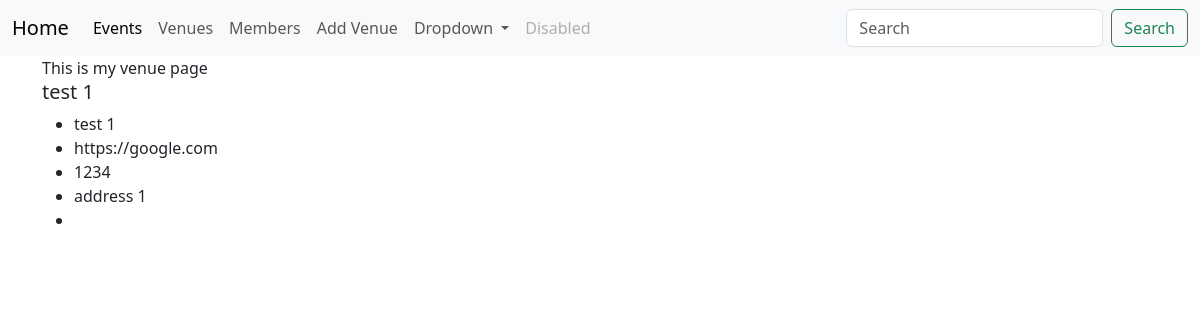
The page /venues/3 on the database its author committed.
### events/models.py (models this page shows)
class Venue(models.Model):
    name = models.CharField("Venue Name", max_length=120)
    address = models.CharField(max_length=300)
    zip_code = models.CharField('Zip Code', max_length=5)
    phone = models.CharField('Contact Phone', max_length=25)
    web = models.URLField('Website Address')
    email_address = models.EmailField('Email Address')
    def __str__(self):
        return self.name

### events/views.py (the view)
# urls.py: path('venues/<slug:pk>', views.VenueDetailView.as_view(), name="show-venue"),
class VenueDetailView(DetailView):
    model = Venue
    template_name = 'events/venue.html'
    def get_context_data(self, **kwargs):
        context = super().get_context_data(**kwargs)
        return context

### templates/events/venue.html (shortened to what this page needs)
{% extends "base.html" %}
{% block content %}
    <div>
        <span>This is my venue page</span>
            <h5>{{ object }}</h5>
            <ul>
                <li>{{ object.name }}</li>
                <li>{{ object.web }}</li>
                <li>{{ object.zip_code }}</li>
                <li>{{ object.address }}</li>
                <li>{{ object.phone }}</li>
            </ul>
    </div>
{% endblock %}

### rows shown on the page
Venue: name "test 1", web "https://google.com", zip_code "1234", address "address 1"
